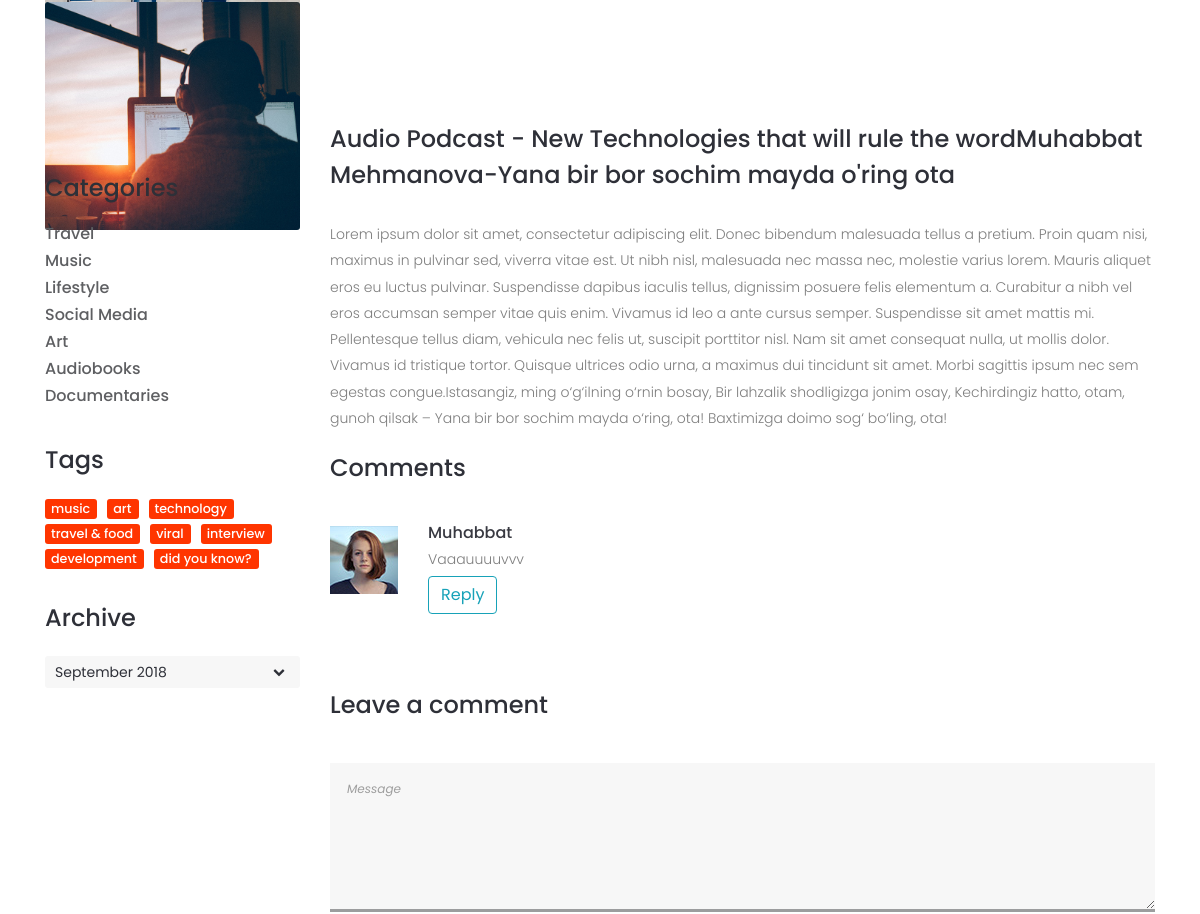
/episode/detail/ (middle part), run on an earlier commit of the app's database.
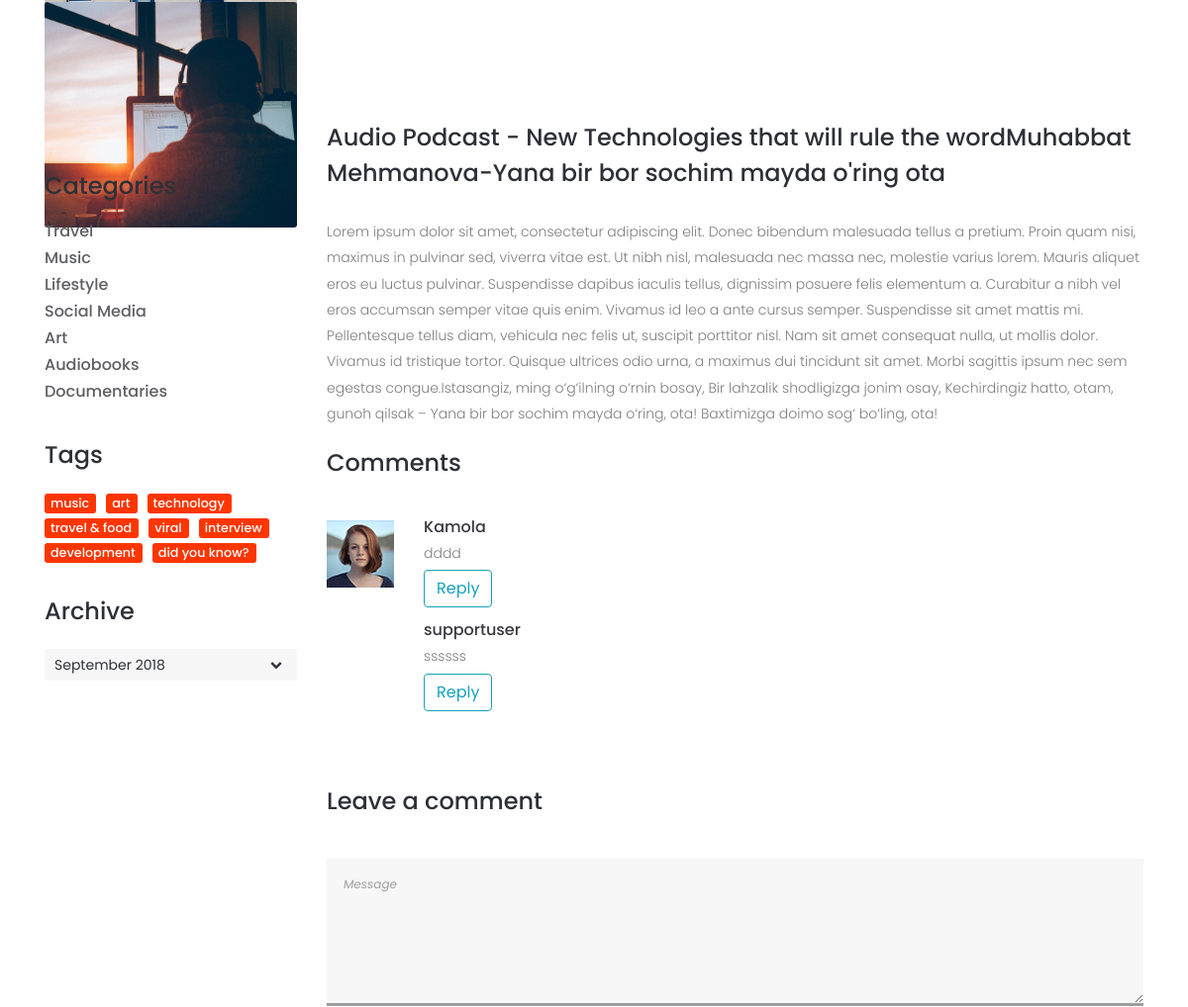
And on a later commit of the database.
### apps/episode/models.py (models this page shows, shortened)
class Episode(BaseModel):
    title = models.CharField(max_length=221)
    author = models.ForeignKey('auth.User', on_delete=models.CASCADE)
    image = models.ImageField(upload_to='episode/')
    filter = models.ManyToManyField(EpisodeFilter, limit_choices_to=~Q(filter="*"))
    music = models.FileField(upload_to='episodes/', validators=[FileExtensionValidator(allowed_extensions=['mp3'])])
    slug = models.SlugField(max_length=221)
    category = models.ForeignKey(Category, on_delete=models.SET_NULL, null=True, blank=True)
    tags = models.ManyToManyField(Tag)
    content = models.TextField()

class Comment(BaseModel):
    episode = models.ForeignKey(Episode, on_delete=models.CASCADE, related_name='comments')
    author = models.ForeignKey('auth.User', on_delete=models.CASCADE)
    image = models.ImageField(upload_to='comment/')
    message = models.TextField()
    parent = models.ForeignKey('self', on_delete=models.SET_NULL, null=True, blank=True, related_name='children')
    top_level_comment_id = models.IntegerField(null=True, blank=True)

### apps/blog/models.py (models this page shows, shortened)
class BaseModel(models.Model):
    modified_date = models.DateTimeField(auto_now=True)
    created_date = models.DateTimeField(auto_now_add=True)
    class Meta:
        abstract = True

class Category(BaseModel):
    title = models.CharField(max_length=221)

class Tag(BaseModel):
    title = models.CharField(max_length=221)

### apps/episode/views.py (the view, shortened to what this page needs)
# urls.py: path('detail/', EpisodeDetailView.as_view(), name='detail'),
class EpisodeDetailView(TemplateView):
    template_name = 'episode/episode_detail.html'
    def get_tag(self):
        return Tag.objects.all()
    def get_category(self):
        return Category.objects.all()
    def get_comment(self):
        return Comment.objects.filter()                        #episode=self.get_episode(), parent__isnull=True
    def get_episode(self):
        return Episode.objects.all()
    def get_likes(self):
        return EpisodeLike.objects.all()
    def get_context_data(self, **kwargs):
        ctx = super().get_context_data(**kwargs)
        ctx['tags'] = self.get_tag()
        ctx['categories'] = self.get_category()
        ctx['comments'] = self.get_comment()
        ctx['episodes'] = self.get_episode()
        ctx['likes'] = self.get_likes()
        return ctx

### templates/episode/episode_detail.html (shortened to what the changed rows need)
{% extends 'base.html' %}
{% load static %}
{% block styles %}
    {{ block.super }}
    <link href="{% static 'styles/episode.css' %}" rel="stylesheet" type="text/css">
    <link href="{% static 'styles/episode_responsive.css' %}" rel="stylesheet" type="text/css">
{% endblock %}
{% block content %}
    <div class="episode_container">
    <div class="episode_image_container">
        <div class="container">
            <div class="row">
                <div class="col-lg-3">
                    {% for object in episodes %}
                        <div class="episode_image"><img src="{{ object.image.url }}" alt></div>
                    {% endfor %}
                </div>
            </div>
        </div>
    </div>
    <div class="container">
    <div class="row">
        <div class="col-lg-3 order-lg-1 order-2 sidebar_col">
            <div class="sidebar">
                <div class="sidebar_list">
                    <ul>
                        {% for object in categories %}
                            <li><a href="#">{{ object.title }}</a></li>
                        {% endfor %}
                    </ul>
                </div>
                <div class="sidebar_tags">
                    <div class="tags">
                        <ul class="d-flex flex-row align-items-start justify-content-start flex-wrap">
                            {% for object in tags %}
                                <li><a href="#">{{ object.title }}</a></li>
                            {% endfor %}
                        </ul>
                    </div>
                </div>
            </div>
        </div>
        <div class="col-lg-9 episode_col order-lg-2 order-1">
            <div class="intro">
                <div class="section_title">{% for object in episodes %}{{ object.title }}{% endfor %}</div>
                <div class="intro_text">
                    <p>{% for object in episodes %}{{ object.content }}{% endfor %}</p>
                </div>
            </div>
            <div class="comments">
                <div class="comments_container">
                    <ul>
                        {% for object in comments %}
                            <div class="d-flex flex-row">
                                <div>
                                    <div class="comment_image"><img src="
                                            {% if object.author.profilepicture %}{{ object.profilepicture.picture.url }}{% else %}{% static 'images/user_2.jpg' %}{% endif %}"
                                                                    alt>
                                    </div>
                                </div>
                                <div class="comment_content">
                                    <div class="user_name"><a href="#">{{ object.author.username }}</a></div>
                                    <div class="comment_text">
                                        <p>{{ object.message }}</p>
                                        <button type="submit" class="btn btn-outline-info mt-1" href="?pid={{ comments.id }}">Reply</button>
                                    </div>
                                </div>
                            </div>
                        {% endfor %}
                    </ul>
                </div>
            </div>
        </div>
    </div>
{% endblock %}

What changed in the data, as far as the page shows it:
removed Comment: author.username "Muhabbat", message "Vaaauuuuvvv"
added Comment: author.username "Kamola", message "dddd"
added Comment: author.username "supportuser", message "ssssss"
